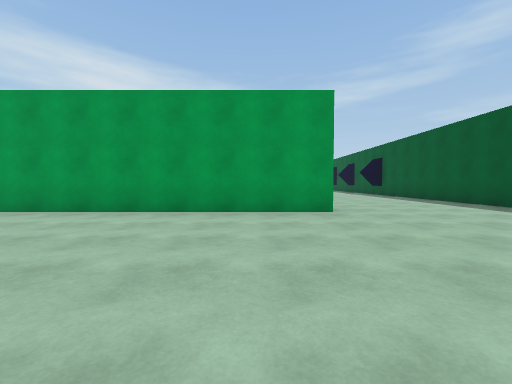
view 1 (above)

24 first-person views from a walk through a Unity game level. The camera is 1.2 m above the floor, tilts 2° down and sees 90° across. The floor is counted in squares, 2 m on a side. Each view is taken from the middle of a square. On the plan, view 1 faces up. The plan holds only what a view shows up to about 9 squares ahead; the rest is blank. The place goes on beyond the plan. The player character is not drawn.

view 2
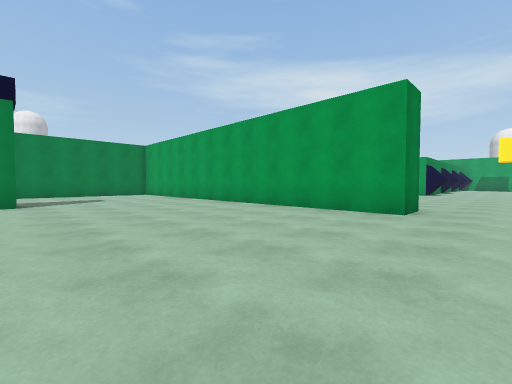

view 3
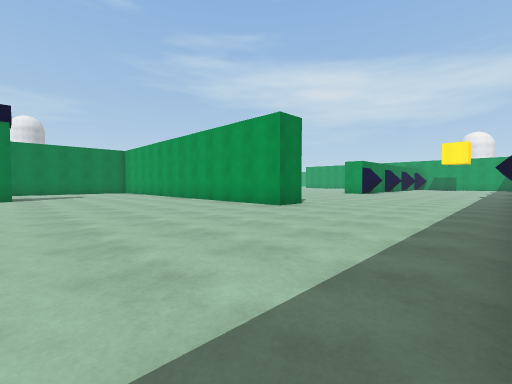

view 4
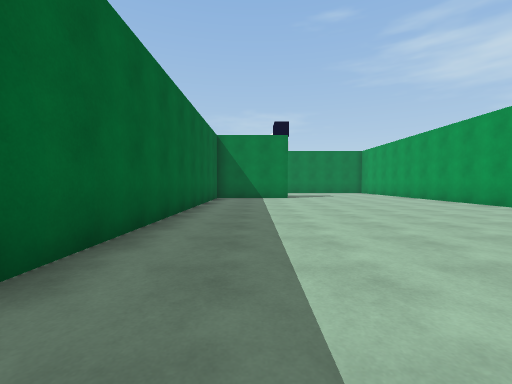

view 5
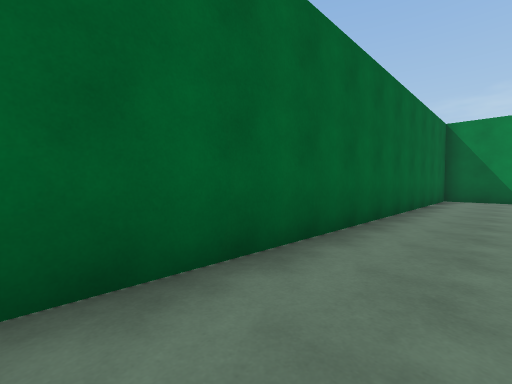

view 6
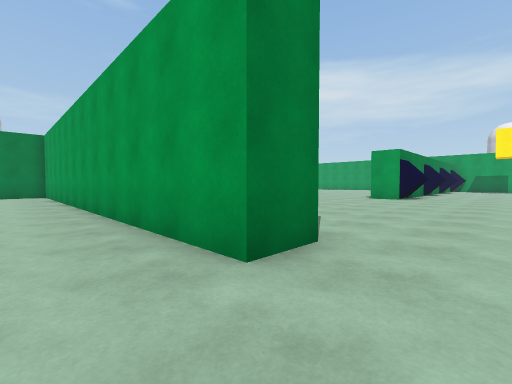

view 7
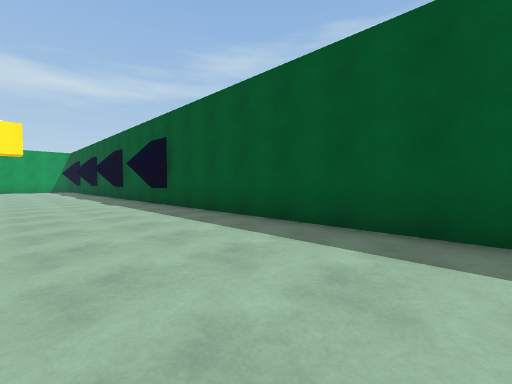

view 8
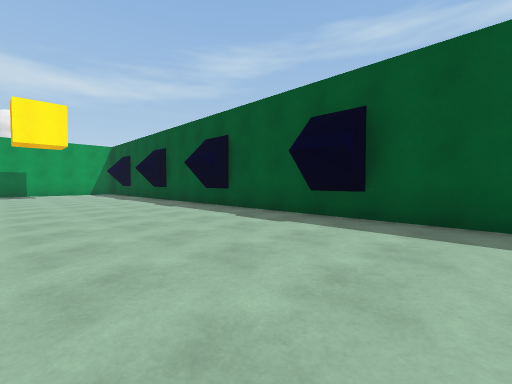

view 9
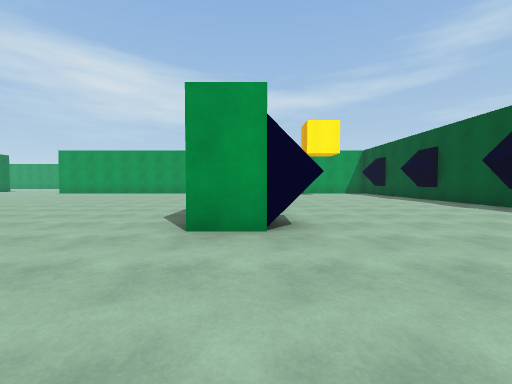

view 10
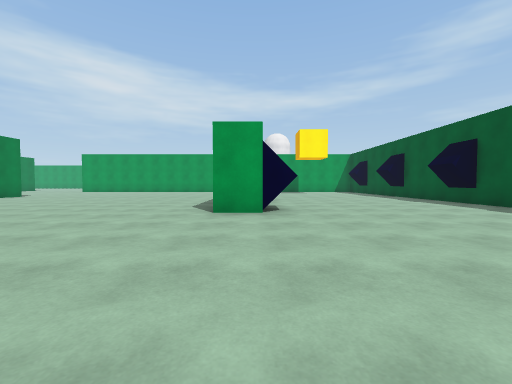

view 11
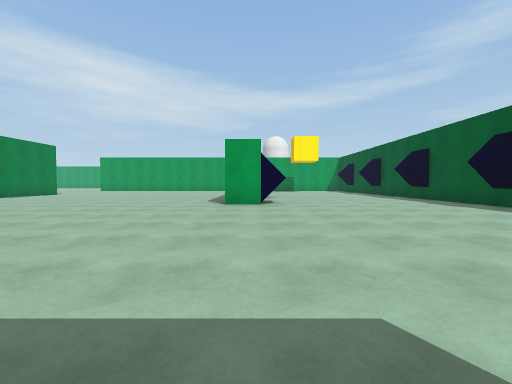

view 12
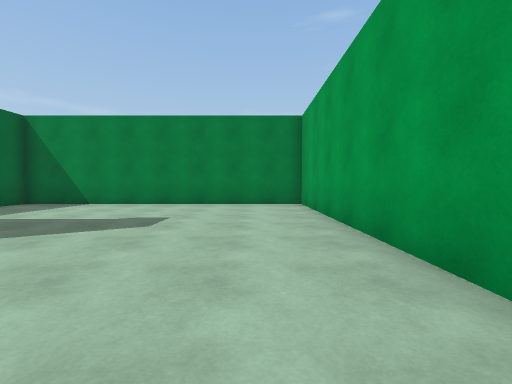

view 13
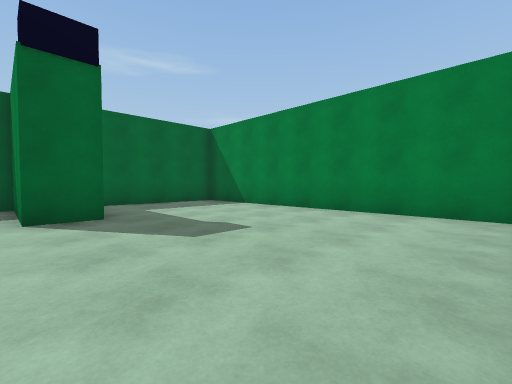

view 14
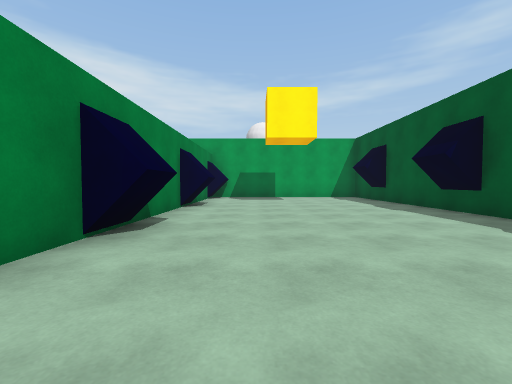

view 15
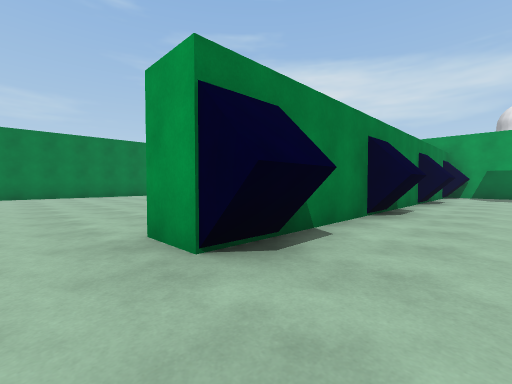

view 16
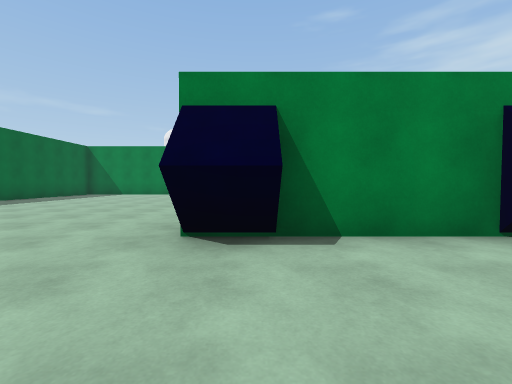

view 17
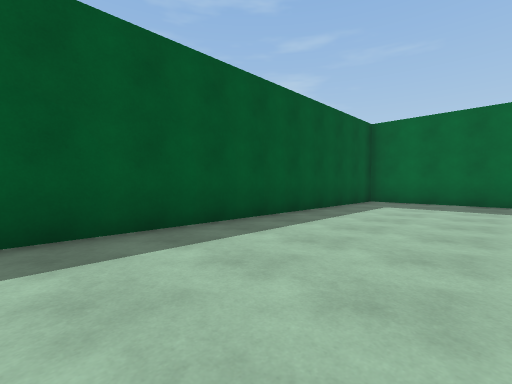

view 18
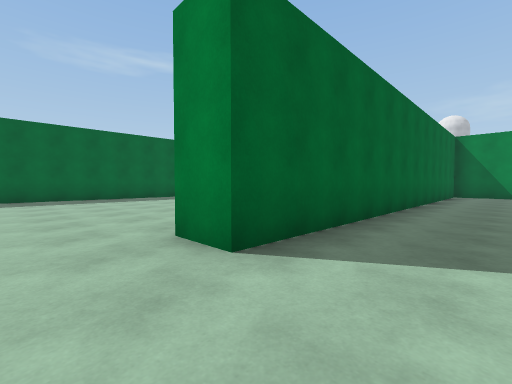

view 19
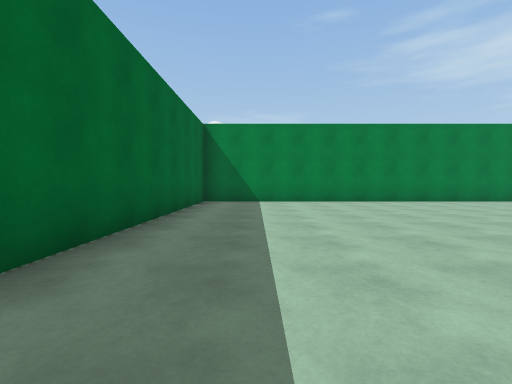

view 20
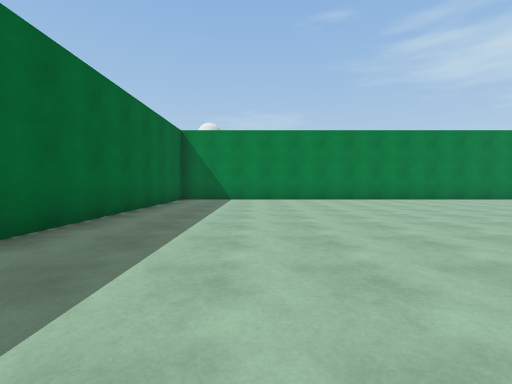

view 21
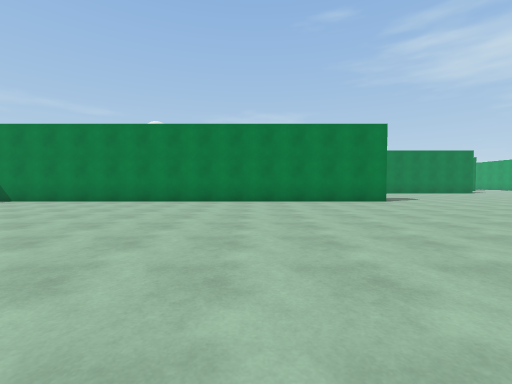

view 22
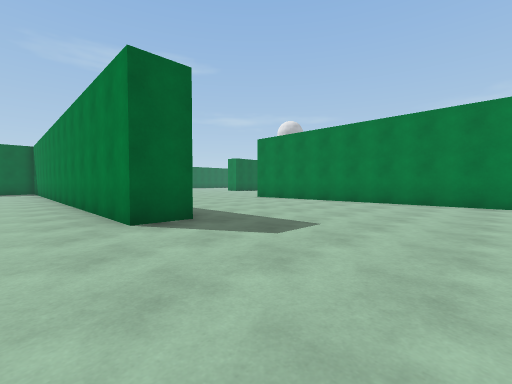

view 23
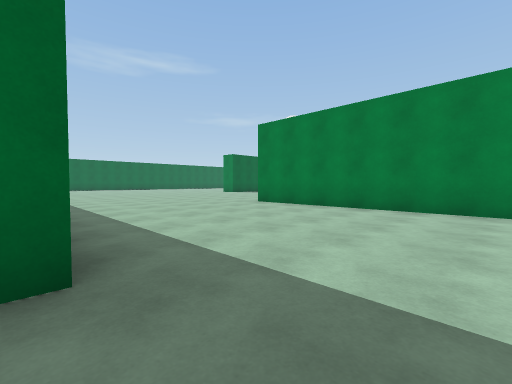

view 24
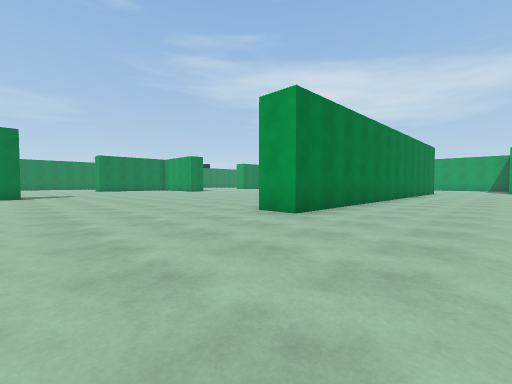

### Floor plan
Points are (right, up) in squares from view 1. A wall is a line through its corners. A room is listed if a view was taken in it or the views show most of it. See-through windows are left out.
Room 1 (views 1, 2, 3, 4, 5, 6, 7, 8, 9, 10, 11, 12, 13, 14, 15, 16, 17, 18, 19, 20, 21, 22)
walls: (-5.2, -0.4) (-5.2, -2.5) (6.3, -2.5) (6.3, 24); (-10.3, 20.2) (-10.3, 6.3) (1.6, 6.3) (1.6, 5.3) (-10.3, 5.3) (-10.3, -2.5) (-6.9, -2.5); (0.1, 23.9) (0.1, 14.1) (-0.9, 14.1)
ways out: opening at (-9.2, 21.5) to room 2
objects: black block (-6, 0); other object (6, 13); other object (6, 17); other object (6, 20); other object (6, 24)
Room 2 (views 23, 24)
walls: (-26.3, 12.5) (-26.3, 12); (-11.4, 20.2) (-10.3, 20.2); (-17, 24.1) (-17, 16.1) (-18, 16.1)
ways out: opening at (-9.2, 21.5) to room 1

Positions as (right, up) in squares from view 1, and headings:
1: (0, 0), facing up
2: (3, 0), facing up-left
3: (6, 0), facing up-left
4: (5, -1), facing left
5: (5, -1), facing down-left
6: (3, 4), facing up-left
7: (3, 6), facing up-right
8: (2, 11), facing up-right
9: (0, 11), facing up
10: (0, 9), facing up
11: (0, 7), facing up
12: (-3, 4), facing left
13: (-5, 5), facing down-left
14: (2, 15), facing up
15: (2, 13), facing up-left
16: (3, 15), facing left
17: (3, 6), facing down-right
18: (3, 8), facing down-left
19: (-2, 8), facing left
20: (-1, 9), facing left
21: (-2, 16), facing left
22: (-9, 24), facing down-left
23: (-11, 22), facing down-left
24: (-14, 12), facing up-left
